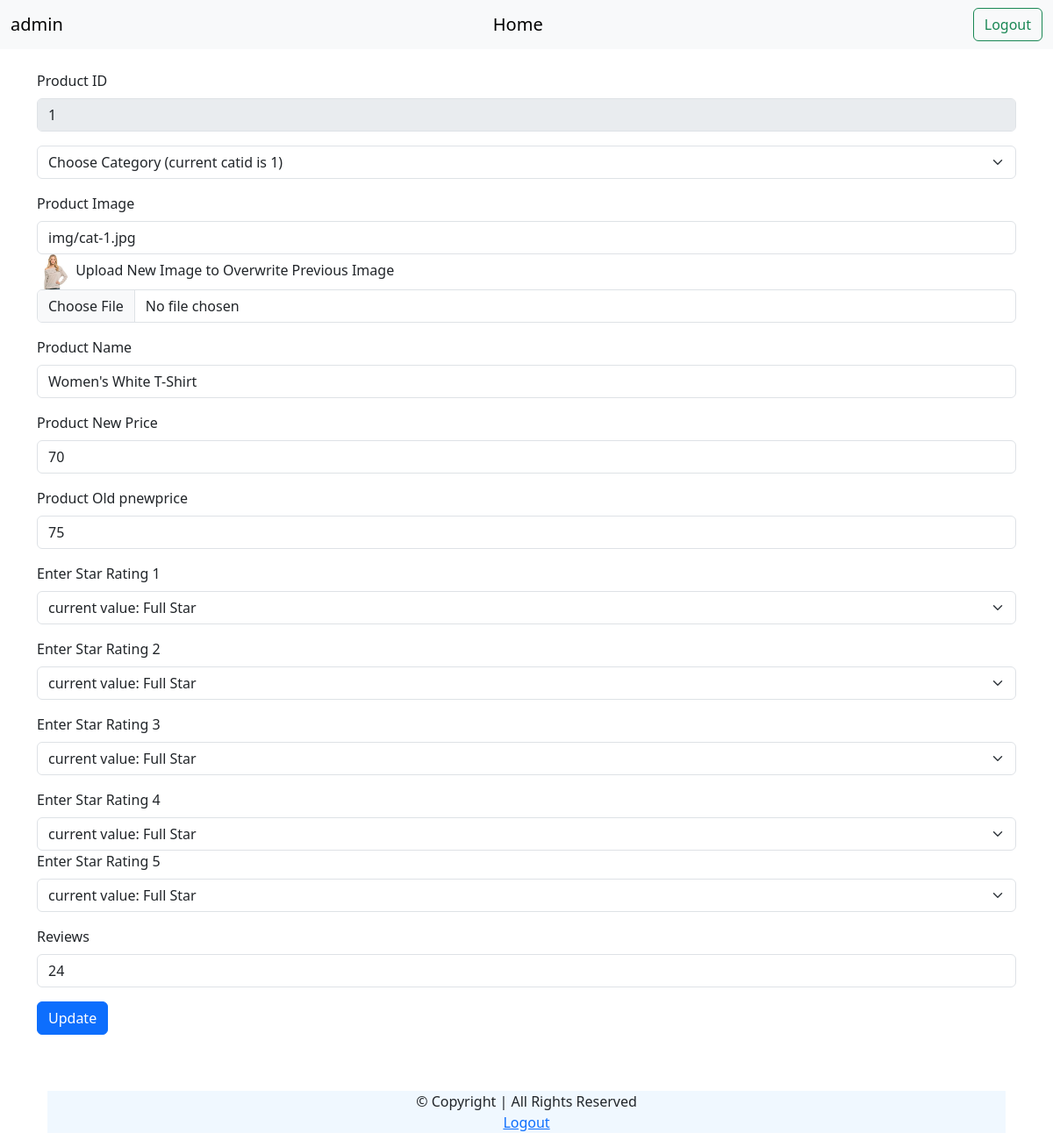
The app's page /admin/editPro.php?id=1 (signed in) with its own data.
### tables this page shows
CREATE TABLE IF NOT EXISTS `products` (
  `id` int NOT NULL AUTO_INCREMENT,
  `catid` int NOT NULL,
  `pimg` text NOT NULL,
  `pname` text NOT NULL,
  `pnewprice` text NOT NULL,
  `poldprice` text NOT NULL,
  `star_rating1` text NOT NULL,
  `star_rating2` text NOT NULL,
  `star_rating3` text NOT NULL,
  `star_rating4` text NOT NULL,
  `star_rating5` text NOT NULL,
  `reviews` int NOT NULL,
  `pdesc` text NOT NULL,
  `variation` int NOT NULL,
  PRIMARY KEY (`id`)
);

### admin/editPro.php (the view, shortened to what this page needs)
<?php
if (!isset($_SESSION['name'])) {
    header('Location: index.php');
} else {
    $id = $_GET['id'];
    if (is_numeric($id) == true) {
        include 'dbconfig.php';
        $result = mysqli_query($conn, "SELECT * FROM products WHERE id=" . $id);
        while ($prArray = mysqli_fetch_array($result)) {
            $id = $prArray['id'];
            $catid = $prArray['catid'];
            $pimg = $prArray['pimg'];
            $pname = $prArray['pname'];
            $pnewprice = $prArray['pnewprice'];
            $poldprice = $prArray['poldprice'];
            $star_rating1 = $prArray['star_rating1'];
            $star_rating2 = $prArray['star_rating2'];
            $star_rating3 = $prArray['star_rating3'];
            $star_rating4 = $prArray['star_rating4'];
            $star_rating5 = $prArray['star_rating5'];
            $reviews = $prArray['reviews'];
        }
    } else {
        header('Location: logout.php');
    }
}
?>
<!doctype html>
<html lang="en">
<head>
    <link href="https://cdn.jsdelivr.net/npm/bootstrap@5.3.0-alpha1/dist/css/bootstrap.min.css" rel="stylesheet">
</head>
<body>
    <nav class="navbar navbar-expand-lg bg-body-tertiary">
        <div class="container-fluid">
            <a class="navbar-brand" href="#"><?php echo $_SESSION['name']; ?></a>
            <a class="navbar-brand" href="panel.php">Home<a>
                    <form class="d-flex" role="search" method="post">
                        <button class="btn btn-outline-success" type="submit" name="logout">Logout</button>
                    </form>
        </div>
    </nav>
    <div class="container mt-4">
        <form action="" method="post" enctype='multipart/form-data'>
            <div class="mb-3">
                <label for="id" class="form-label">Product ID</label>
                <input type="text" class="form-control" value="<?php echo $id; ?>" disabled readonly>
            </div>
            <div class="mb-3"><select class="form-select" aria-label="Default select example" name='categoryname' required>
                    <option value='<?php echo $catid ?>'>
                        Choose Category (current catid is <?php echo $catid ?>)
                    </option>
                </select>
            </div>
            <div class="mb-3">
                <label for="pimg" class="form-label">Product Image</label>
                <input type="text" class="form-control" value="<?php echo $pimg; ?>" name="pimg">
                <img src="../<?php echo $pimg; ?>" width="40px" height="40px">
                <label for="formFileMultiple" class="form-label">Upload New Image to Overwrite Previous Image</label>
                <input type="file" class="form-control" name="file">
            </div>
            <div class="mb-3">
                <label for="pname" class="form-label">Product Name</label>
                <input type="text" class="form-control" name='pname' value="<?php echo $pname; ?>">
            </div>
            <div class="mb-3">
                <label for="pnewprice" class="form-label">Product New Price</label>
                <input type="text" class="form-control" name='pnewprice' value="<?php echo $pnewprice; ?>">
            </div>
            <div class="mb-3">
                <label for="poldprice" class="form-label">Product Old pnewprice</label>
                <input type="text" class="form-control" name='poldprice' value="<?php echo $poldprice; ?>">
            </div>
            <div class="mb-3">
                <label for="star_rating1" class="form-label">Enter Star Rating 1</label>
                <select class="form-select" aria-label="star_rating1 with default selection" name="star_rating1" required>
                    <option value='<?php echo $star_rating1; ?>'>
                        current value:
                        <?php
                        if ($star_rating1 == 'fa fa-star text-primary mr-1') {
                            echo 'Full Star';
                        } elseif ($star_rating1 == 'fa fa-star-half-alt text-primary mr-1') {
                            echo 'Half Star';
                        } elseif ($star_rating1 == 'far fa-star text-primary mr-2') {
                            echo 'Blank Star';
                        } else {
                            echo 'database contains invalid value';
                        }
                        ?>
                    </option>
                </select>
            </div>
            <div class="mb-3">
                <label for="star_rating1" class="form-label">Enter Star Rating 2</label>
                <select class="form-select" aria-label="star_rating with default selection" name="star_rating2" required>
                    <option value='<?php echo $star_rating2; ?>'>
                        current value:
                        <?php
                        if ($star_rating2 == 'fa fa-star text-primary mr-1') {
                            echo 'Full Star';
                        } elseif ($star_rating2 == 'fa fa-star-half-alt text-primary mr-1') {
                            echo 'Half Star';
                        } elseif ($star_rating2 == 'far fa-star text-primary mr-2') {
                            echo 'Blank Star';
                        } else {
                            echo 'database contains invalid value';
                        }
                        ?>
                    </option>
                </select>
            </div>
            <div class="mb-3">
                <label for="star_rating3" class="form-label">Enter Star Rating 3</label>
                <select class="form-select" aria-label="star_rating with default selection" name="star_rating3" required>
                    <option value='<?php echo $star_rating3; ?>'>
                        current value:
                        <?php
                        if ($star_rating3 == 'fa fa-star text-primary mr-1') {
                            echo 'Full Star';
                        } elseif ($star_rating3 == 'fa fa-star-half-alt text-primary mr-1') {
                            echo 'Half Star';
                        } elseif ($star_rating3 == 'far fa-star text-primary mr-2') {
                            echo 'Blank Star';
                        } else {
                            echo 'database contains invalid value';
                        }
                        ?>
                    </option>
                </select>
            </div>
            <div class="mb-3">
                <label for="star_rating1" class="form-label">Enter Star Rating 4</label>
                <select class="form-select" aria-label="star_rating with default selection" name="star_rating4" required>
                    <option value='<?php echo $star_rating4; ?>'>
                        current value:
                        <?php
                        if ($star_rating4 == 'fa fa-star text-primary mr-1') {
                            echo 'Full Star';
                        } elseif ($star_rating4 == 'fa fa-star-half-alt text-primary mr-1') {
                            echo 'Half Star';
                        } elseif ($star_rating4 == 'far fa-star text-primary mr-2') {
                            echo 'Blank Star';
                        } else {
                            echo 'database contains invalid value';
                        }
                        ?>
                    </option>
                </select>
                <div class="mb-3">
                    <label for="star_rating1" class="form-label">Enter Star Rating 5</label>
                    <select class="form-select" aria-label="star_rating with default selection" name="star_rating5" required>
                        <option value='<?php echo $star_rating5; ?>'>
                            current value:
                            <?php
                            if ($star_rating5 == 'fa fa-star text-primary mr-1') {
                                echo 'Full Star';
                            } elseif ($star_rating5 == 'fa fa-star-half-alt text-primary mr-1') {
                                echo 'Half Star';
                            } elseif ($star_rating5 == 'far fa-star text-primary mr-2') {
                                echo 'Blank Star';
                            } else {
                                echo 'database contains invalid value';
                            }
                            ?>
                        </option>
                    </select>
                </div>
                <div class="mb-3">
                    <label for="reviews" class="form-label">Reviews</label>
                    <input type="text" class="form-control" name='reviews' value="<?php echo $reviews; ?>">
                </div>
                <div class="mb-3">
                    <button type="submit" class="btn btn-primary mb-3" name="submit">Update</button>
                </div>
        </form>
    </div>
    <footer class="footer mt-5">
        <div class="container">
            <p class="text-center" style="background-color: aliceblue;">&#169; Copyright | All Rights Reserved
                <br>
                <a href='logout.php'>Logout</a>
            </p>
        </div>
    </footer>
</body>
</html>

### records on screen
products: id "1", pimg "img/cat-1.jpg", pimg (picture), pname "Women's White T-Shirt", pnewprice "70", poldprice "75", reviews "24"

### other values on screen
$_SESSION['name'] "admin"
